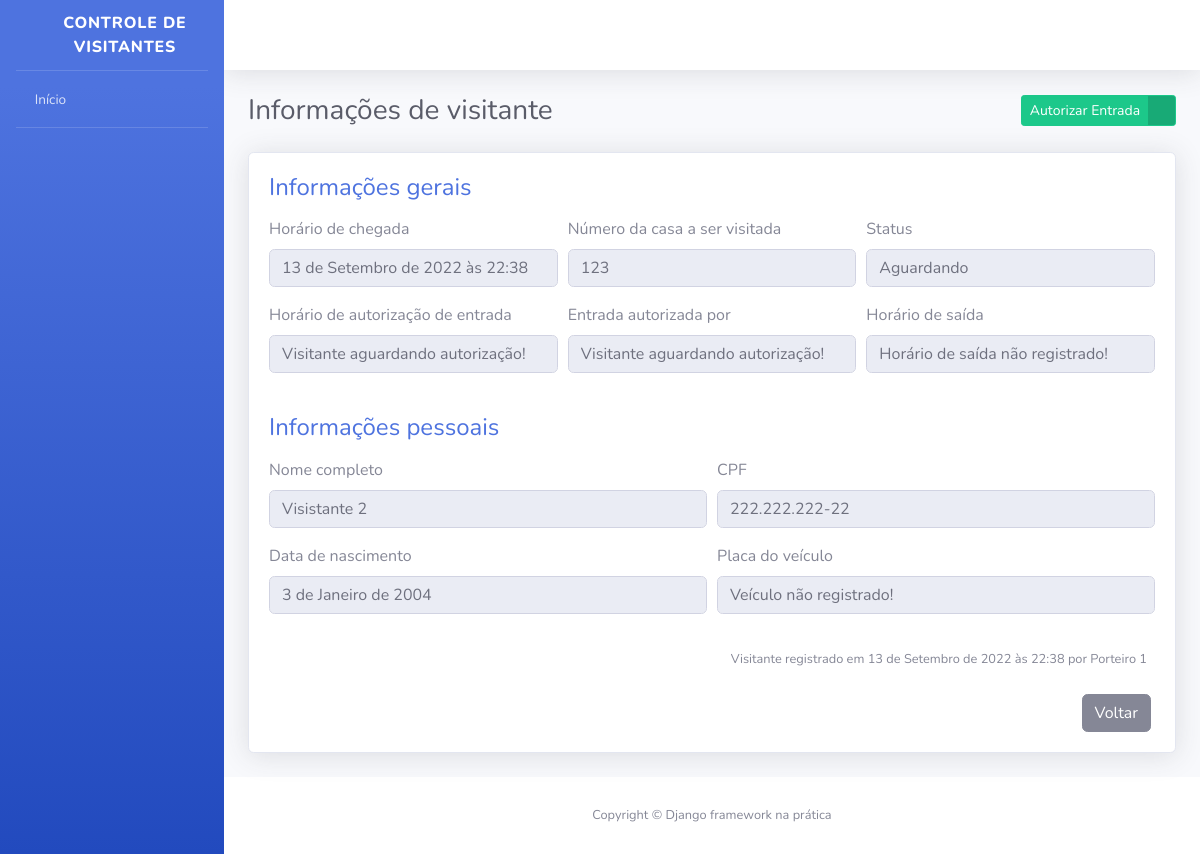
Page /visitantes/2/ (signed in) on the earlier database version.
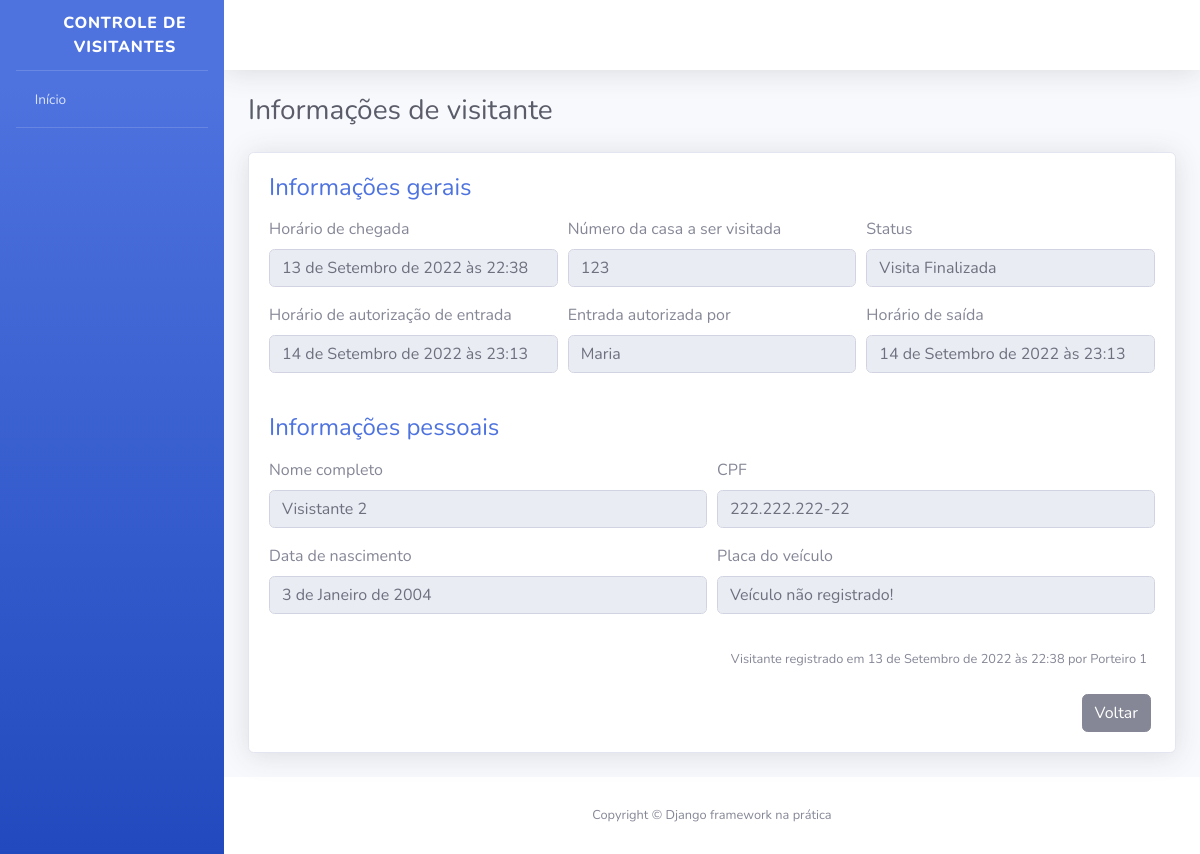
Same page on the later database version.
### apps/visitantes/models.py (models this page shows, shortened)
class Visitante(models.Model):
    STATUS_VISITANTE = [
        ("AGUARDANDO", "Aguardando"),
        ("EM_VISITA", "Em visita"),
        ("FINALIZADO", "Visita Finalizada")
        ]
    status = models.CharField(verbose_name="Status", max_length=10, choices=STATUS_VISITANTE, default="AGUARDANDO")
    nome_completo = models.CharField(verbose_name="Nome completo do visitante", max_length=194)
    cpf = models.CharField(verbose_name="CPF", max_length=11)
    data_nascimento = models.DateField(verbose_name="Data de nascimento", auto_now=False, auto_now_add=False)
    numero_casa = models.PositiveBigIntegerField(verbose_name="Número da casa")
    placa_veiculo = models.CharField(verbose_name="Placa do veículo", max_length=7, blank=True, null=True)
    horario_chegada = models.DateTimeField(verbose_name="Horário de chegada", auto_now_add=True)
    horario_saida = models.DateTimeField(verbose_name="Horário de saída", auto_now=False, blank=True, null=True)
    horario_autorizacao = models.DateTimeField(verbose_name="Horário de autorização da entrada", auto_now=False, blank=True, null=True)
    morador_responsavel = models.CharField(verbose_name="Morador responsável por autorizar a entrada do visitante", max_length=194, blank=True)
    registrado_por = models.ForeignKey("porteiros.Porteiro", verbose_name="Reponsável pelo registro", on_delete=models.PROTECT)
    def get_horario_saida(self):
        if self.horario_saida:
            return self.horario_saida
        return "Horário de saída não registrado!"
    def get_horario_autorizacao(self):
        if self.horario_autorizacao:
            return self.horario_autorizacao
        return "Visitante aguardando autorização!"
    def get_morador_responsavel(self):
        if self.morador_responsavel:
            return self.morador_responsavel
        return "Visitante aguardando autorização!"
    def get_placa_veiculo(self):
        if self.placa_veiculo:
            return self.placa_veiculo
        return "Veículo não registrado!"
    def get_cpf(self):
        if self.cpf:
            cpf = str(self.cpf)
            cpf_parte_1 = cpf[0:3]
            cpf_parte_2 = cpf[3:6]
            cpf_parte_3 = cpf[6:9]
            cpf_parte_4 = cpf[9:]
            cpf_formatado = f"{cpf_parte_1}.{cpf_parte_2}.{cpf_parte_3}-{cpf_parte_4}"
            return cpf_formatado
    class Meta:
        verbose_name = "Visitante"
        verbose_name_plural = "Visitantes"
        db_table = "visitante"

### apps/porteiros/models.py (models this page shows)
class Porteiro(models.Model):
    nome_completo = models.CharField(verbose_name="Nome completo", max_length=194)
    cpf = models.CharField(verbose_name="CPF", max_length=11)
    telefone = models.CharField(verbose_name="Telefone", max_length=11)
    data_nascimento = models.DateField(verbose_name="Data de nascimento", auto_now=False, auto_now_add=False)
    usuario = models.OneToOneField("usuarios.Usuario", verbose_name="Usuario", on_delete=models.PROTECT)
    class Meta:
        verbose_name = "Porteiro"
        verbose_name_plural = "Porteiros"
        db_table = "porteiro"
    def __str__(self):
        return self.nome_completo

### apps/visitantes/views.py (the view, shortened to what this page needs)
# urls.py: path("visitantes/<int:id>/", informacoes_visitante, name="informacoes_visitante"),
@login_required
def informacoes_visitante(request, id):
    visitante = get_object_or_404 (Visitante, id=id)
    form = AutorizaVisitanteForm()
    context = {
        'nome_pagina': 'Informações de visitante',
        'visitante': visitante,
        'form': form
        }
    return render(request, 'informacoes_visitante.html', context)

### apps/visitantes/forms.py
class AutorizaVisitanteForm(forms.ModelForm):
    morador_responsavel = forms.CharField(required=True)
    class Meta:
        model = Visitante
        fields = ["morador_responsavel"]
        error_messages = {
            "morador_responsavel": {
                "required": "O nome do morador responsável por autorizar a entrada do visitante é obrigatório!"
            }
        }

### templates/informacoes_visitante.html (shortened to what the changed rows need)
{% extends "base.html" %}
{% load widget_tweaks %}
{% block conteudo %}
<div class="container">
    <div class="d-sm-flex align-items-center justify-content-between mb-4">
        <h1 class="h3 mb-0 text-gray-800">{{ nome_pagina }}</h1>
        {% if visitante.status == "AGUARDANDO" %}
            <div>
                <a href="#" class="btn btn-success btn-icon-split btn-sm" data-toggle="modal" data-target="#modal1">
                    <span class="text">Autorizar Entrada</span>
                    <span class="icon text-white-50">
                        <i class="fas fa-user-check"></i>
                    </span>
                </a>
            </div>
        {% endif %}
    </div>
    <div class="card shadow mb-4">
        <div class="card-body">
            <form>
                <div class="form-row">
                    <div class="form-group col-md-4">
                        <label>Horário de chegada</label>
                        <input type="text" class="form-control" value="{{ visitante.horario_chegada }}" disabled>
                    </div>
                    <div class="form-group col-md-4">
                        <label>Número da casa a ser visitada</label>
                        <input type="text" class="form-control" value="{{ visitante.numero_casa }}" disabled>
                    </div>
                    <div class="form-group col-md-4">
                        <label>Status</label>
                        <input type="text" class="form-control" value="{{ visitante.get_status_display }}" disabled>
                    </div>
                </div>
                <div class="form-row">
                    <div class="form-group col-md-4">
                        <label>Horário de autorização de entrada</label>
                        <input type="text" class="form-control" value="{{ visitante.get_horario_autorizacao }}" disabled>
                    </div>
                    <div class="form-group col-md-4">
                        <label>Entrada autorizada por</label>
                        <input type="text" class="form-control" value="{{ visitante.get_morador_responsavel }}" disabled>
                    </div>
                    <div class="form-group col-md-4">
                        <label>Horário de saída</label>
                        <input type="text" class="form-control" value="{{ visitante.get_horario_saida }}" disabled>
                    </div>
                </div>
            </form>
            <form>
                <div class="form-row">
                    <div class="form-group col-md-6">
                        <label>Nome completo</label>
                        <input type="text" class="form-control" value="{{ visitante.nome_completo }}" disabled>
                    </div>
                    <div class="form-group col-md-6">
                        <label>CPF</label>
                        <input type="text" class="form-control" value="{{ visitante.get_cpf }}" disabled>
                    </div>
                </div>
                <div class="form-row">
                    <div class="form-group col-md-6">
                        <label>Data de nascimento</label>
                        <input type="text" class="form-control" value="{{ visitante.data_nascimento }}" disabled>
                    </div>
                    <div class="form-group col-md-6">
                        <label>Placa do veículo</label>
                        <input type="text" class="form-control" value="{{ visitante.get_placa_veiculo }}" disabled>
                    </div>
                </div>
            </form>
            <p class="mr-2 mt-3 mb-4 text-right">
                <small>
                    Visitante registrado em {{ visitante.horario_chegada }} por {{ visitante.registrado_por }}
                </small>
            </p>
        </div>
    </div>
</div>
{% endblock %}

Differences in the rows shown:
changed Visitante "Visistante 2": status "Aguardando" → "Visita Finalizada"; get_horario_autorizacao "Visitante aguardando autorização!" → "14 de Setembro de 2022 às 23:13"; get_morador_responsavel "Visitante aguardando autorização!" → "Maria"; get_horario_saida "Horário de saída não registrado!" → "14 de Setembro de 2022 às 23:13"
Other differences:
text no longer shown: "Autorizar Entrada"
